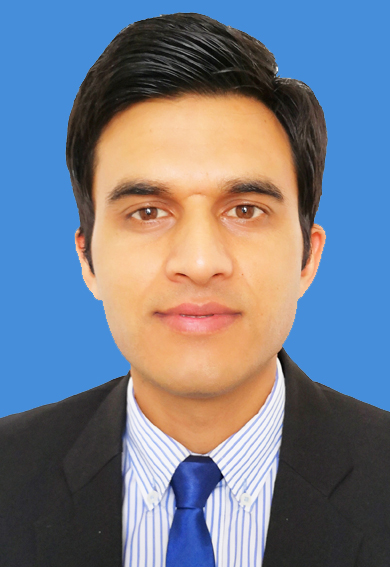
%> input picture mubo1.jpg, 390 x 567 px
$ octave segmentation_by_thesholding.m   (GNU Octave 9; MATLAB toolbox functions it lacks are replaced by stand-ins)
%> lines starting %> are read from the running program, lines starting %| are printed output that depends on the picture; in (x1, y1, x2, y2) boxes, pixels count from 0 and x2, y2 are one past the last pixel; in counts of white or black regions, pixels touching at a corner belong together; the program's own positions count from 1
clc;
clear all;
% Read the image
image = imread('mubo1.jpg');
%> image is the input picture: size 567x390x3 uint8; mean R, G, B 117.5, 124.9, 139.5

% Convert the image to grayscale if it is an RGB image
if size(image, 3) == 3
    grayImage = rgb2gray(image);
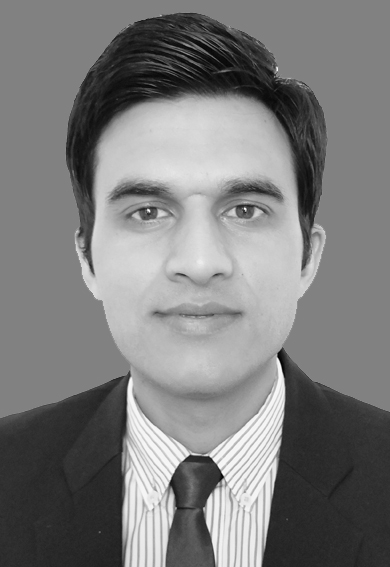
%> grayImage: size 567x390 uint8; min 0, max 255, mean 124.3
else
    grayImage = image;
end

% Convert the image to double precision for computations
grayImage = im2double(grayImage);
%> grayImage: size 567x390 double

% Set the threshold value
threshold = 0.7; % Adjust this value as needed

% Threshold the image
binaryImage = grayImage >= threshold;
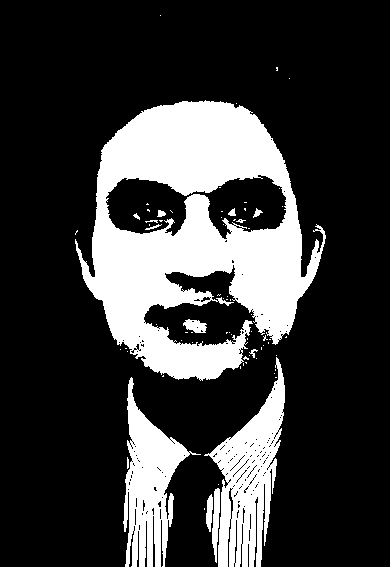
%> binaryImage: size 567x390 logical; 23.2% white; 73 white regions (58 under 20 px), largest, box (x1, y1, x2, y2) and area: (75, 100, 326, 381) 36398, (204, 357, 285, 567) 7459, (123, 377, 201, 567) 6295

% Display the original image and the segmented image
figure;
subplot(1, 2, 1);
imshow(image);
title('Original Image');
subplot(1, 2, 2);
imshow(binaryImage);
title('Segmented Image');

$ run again, with 1.jpg copied over mubo1.jpg
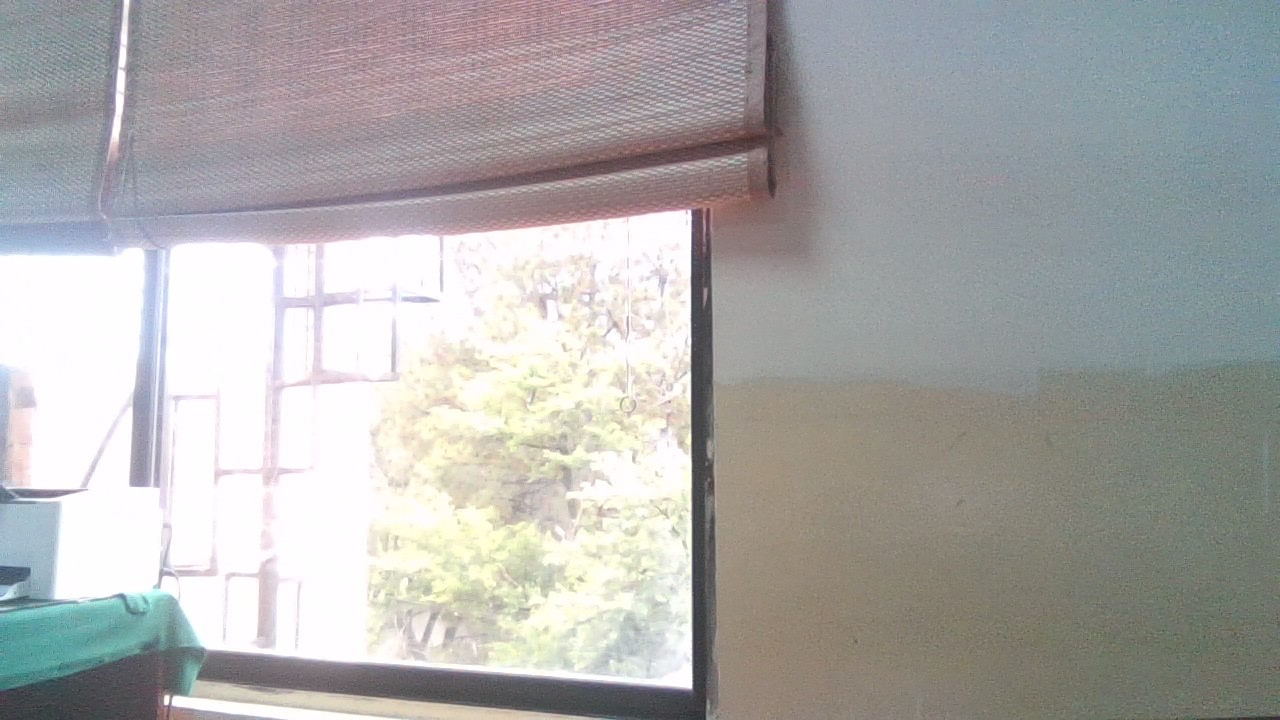
%> input picture 1.jpg, 1280 x 720 px
%> image is the input picture: size 720x1280x3 uint8; mean R, G, B 171.8, 171.3, 169.9
%> `grayImage = rgb2gray(image);`:
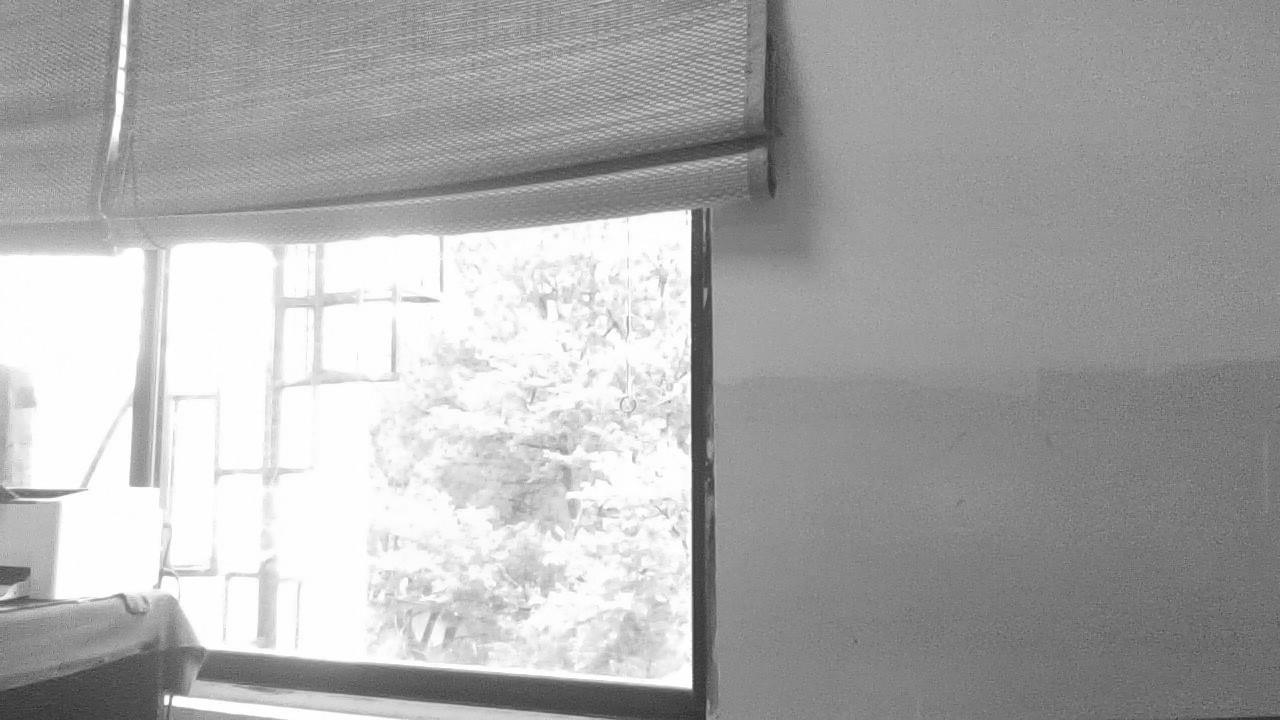
%> grayImage: size 720x1280 uint8; min 25, max 255, mean 171.3
%> `binaryImage = grayImage >= threshold;`:
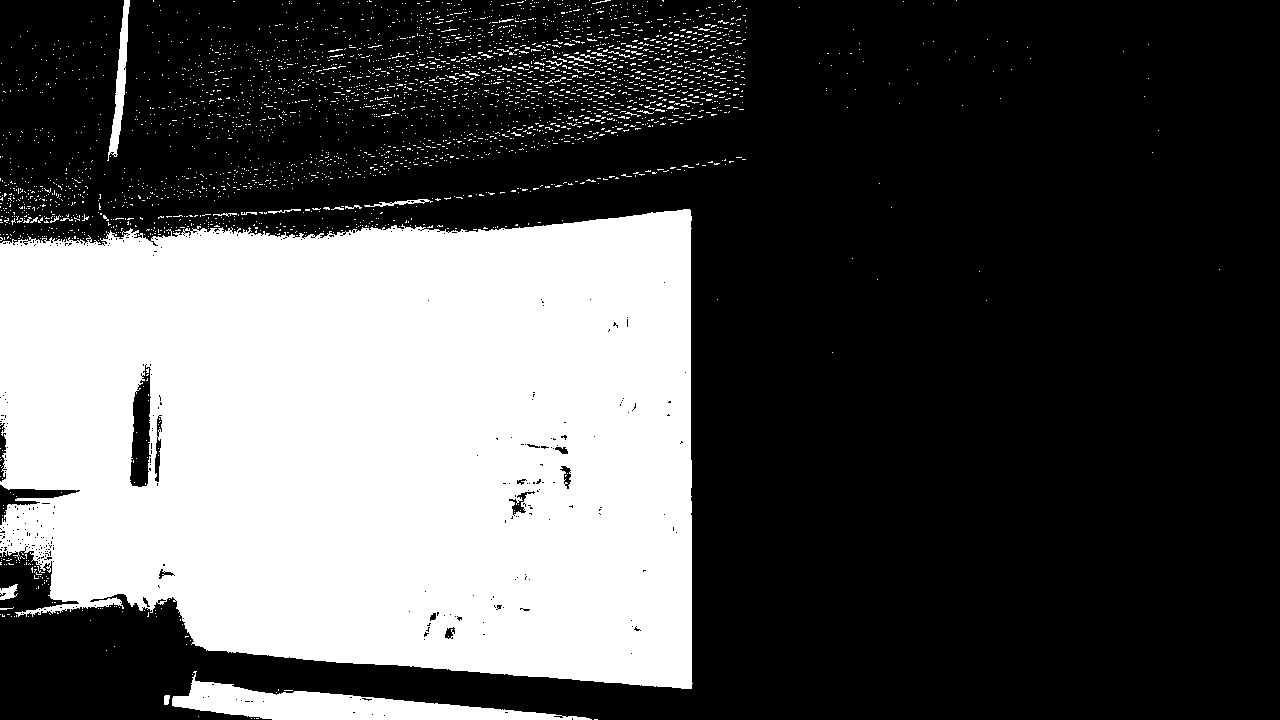
%> binaryImage: size 720x1280 logical; 32.9% white; 3136 white regions (3102 under 20 px), largest, box (x1, y1, x2, y2) and area: (0, 209, 693, 689) 285118, (172, 671, 592, 720) 7816, (107, 0, 130, 161) 1232
